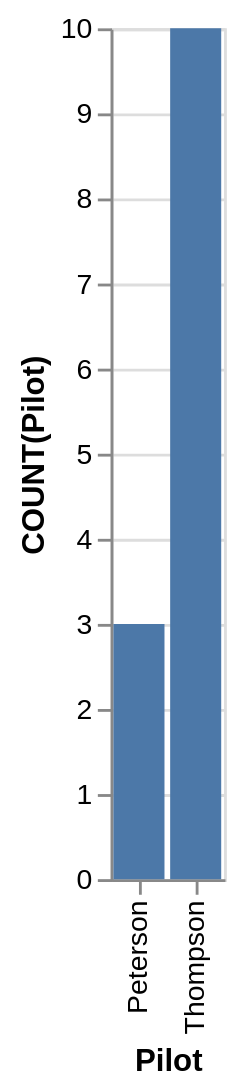

Specify this chart in Vega-Lite:
### Vega-Lite specification from a JSON file in a GitHub repository (floating-point values rounded to 4 significant figures)
{"data": {"values": [{"x_data": "Peterson", "y_data": 3}, {"x_data": "Thompson", "y_data": 10}]}, "mark": "bar", "encoding": {"x": {"field": "x_data", "type": "nominal", "title": "Pilot", "sort": {"op": "sum", "field": "y_data", "order": "ascending"}}, "y": {"field": "y_data", "type": "quantitative", "title": "COUNT(Pilot)"}}}
